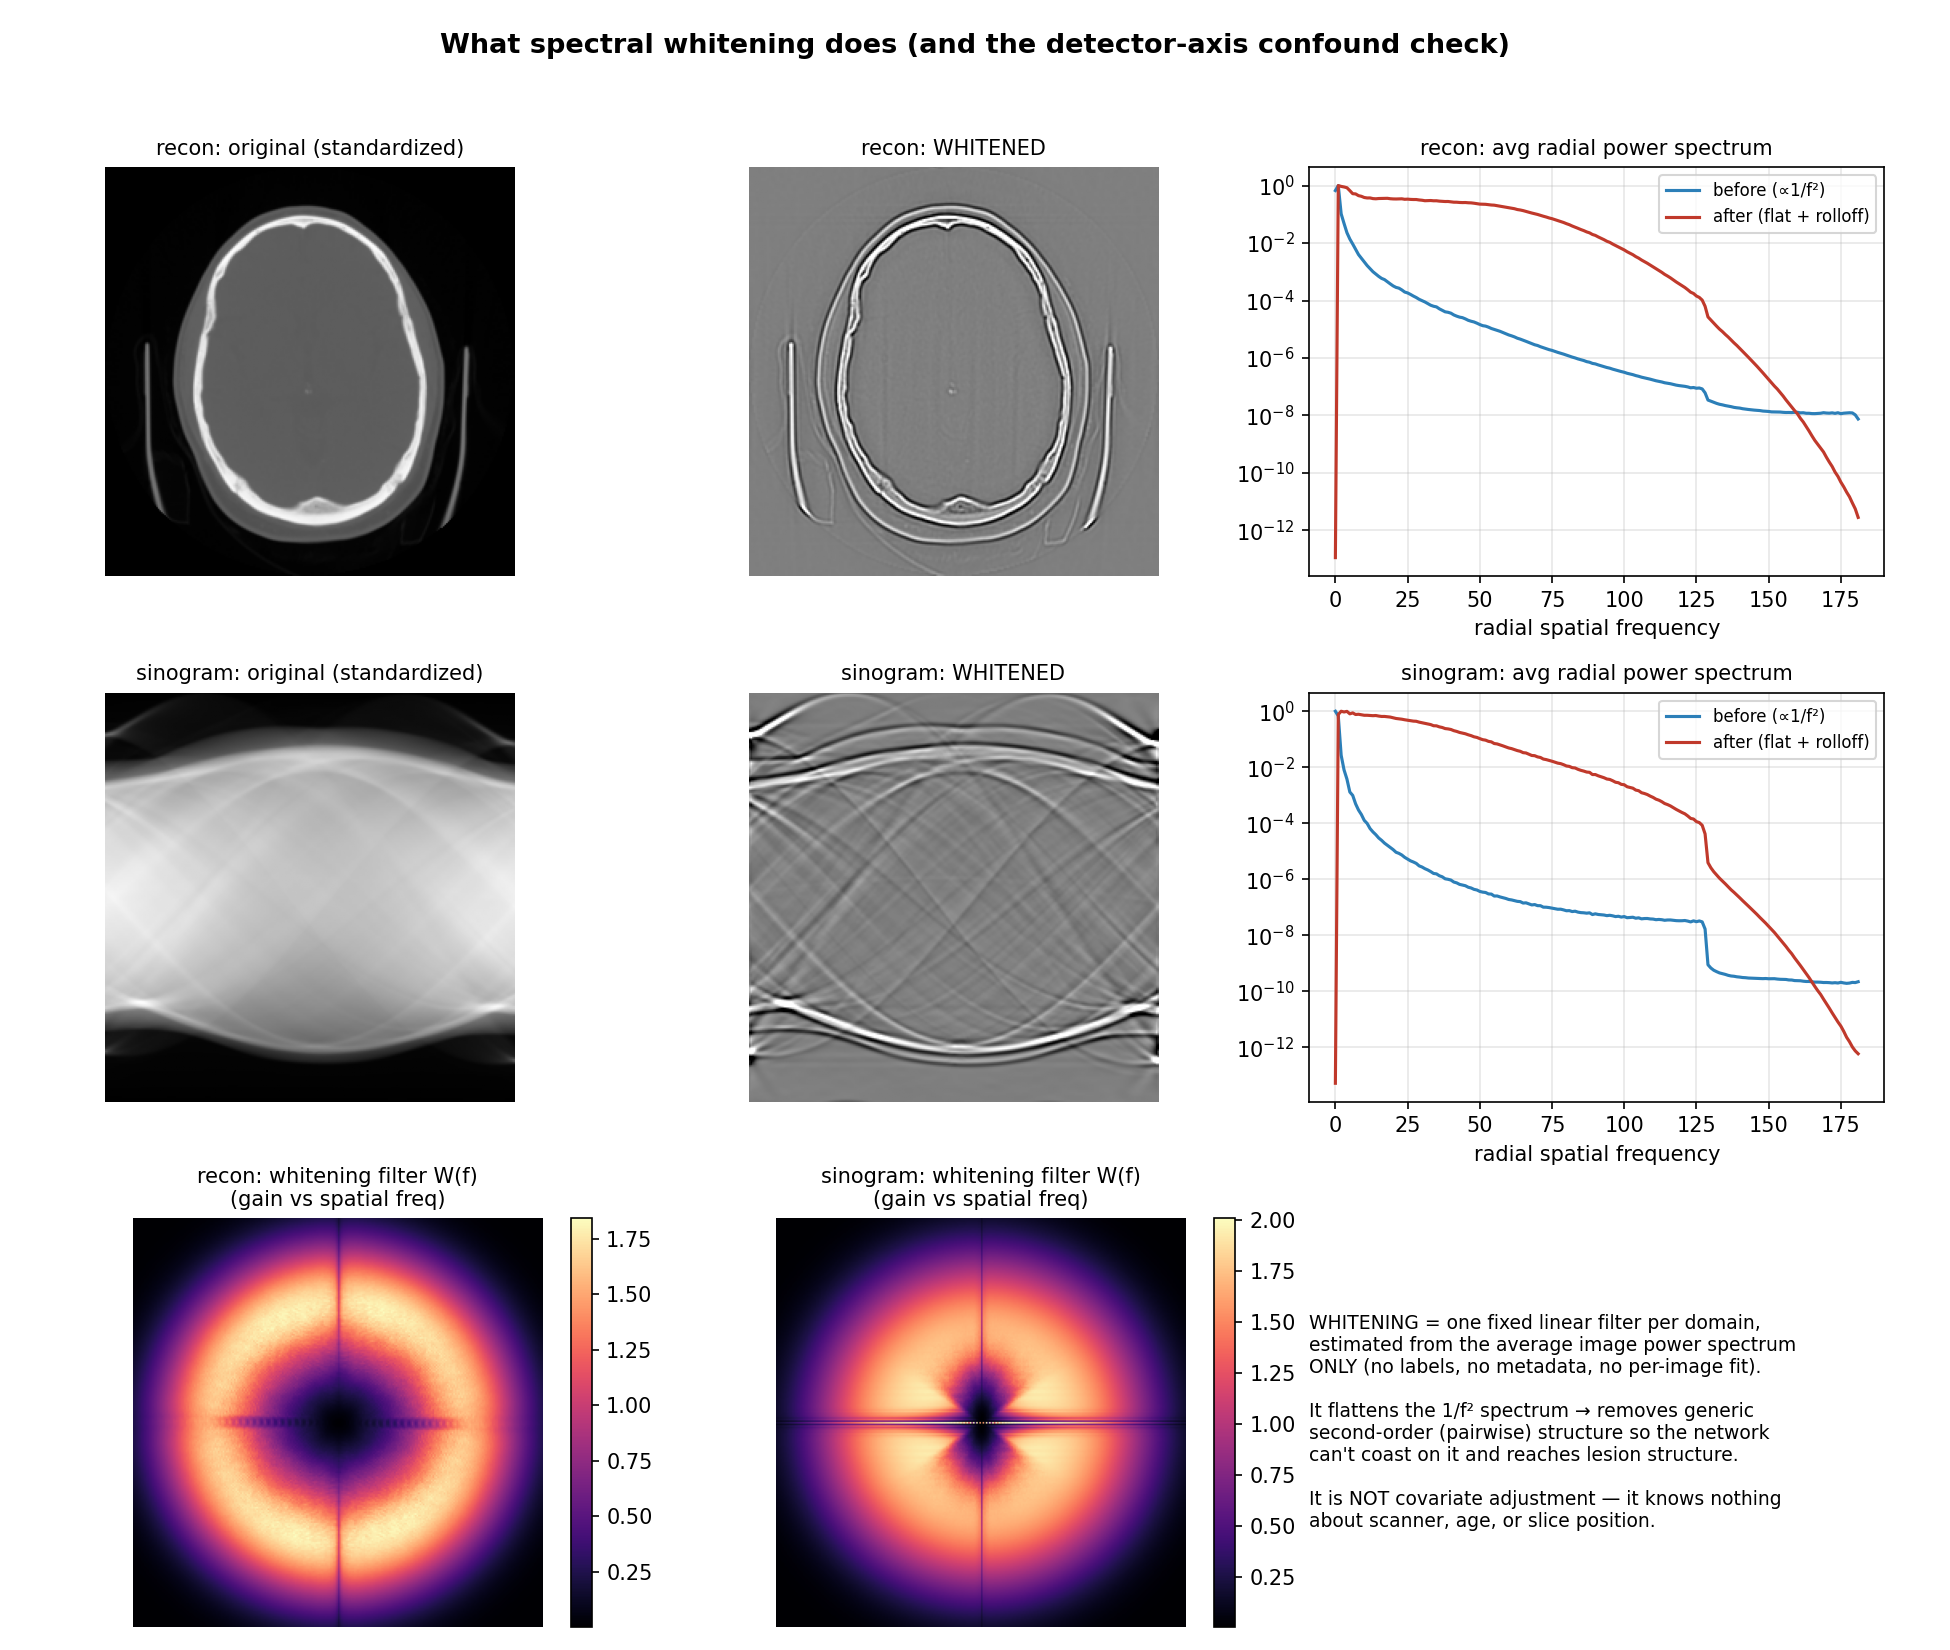

The Python source for this figure:
#!/usr/bin/env python3
"""whitening_explain.py — show exactly what the spectral whitening does, and check
whether the anisotropic filter (not the network) could be responsible for the
detector-axis kernel result.

Panels: original vs whitened example slice (recon + sinogram); radial power
spectrum before/after (whitening flattens it); the filters themselves. Prints the
detector:angle energy ratio of the FILTER vs of the learned KERNELS — if the
kernels are more detector-oriented than the filter, that orientation is LEARNED,
not imposed by whitening.
"""
import numpy as np
import torch
import matplotlib
matplotlib.use("Agg")
import matplotlib.pyplot as plt

import twin_common as tc
import analyze_kernels as ak

EXP = "k200_N0"
CACHE = "/mnt/mlcache/subset200k"


def load_filter(dom):
    return np.load(f"{EXP}/{dom}/whiten.npy")           # unshifted freq response (real)


def whiten_img(x, Wf):
    xw = np.real(np.fft.ifft2(np.fft.fft2(x) * Wf))
    return (xw - xw.mean()) / (xw.std() + 1e-6)


def radial_profile(P2d):
    n = P2d.shape[0]; c = n // 2
    y, x = np.indices(P2d.shape)
    r = np.hypot(x - c, y - c).astype(int)
    tot = np.bincount(r.ravel(), P2d.ravel())
    cnt = np.bincount(r.ravel())
    return tot / np.maximum(cnt, 1)


def avg_power(dom, ids, mean, std, Wf=None, n=150):
    acc = None
    for s in ids[:n]:
        arr = np.load(f"{CACHE}/{dom}/{s}.npy").astype(np.float32)
        x = (arr - mean) / std
        if Wf is not None:
            x = whiten_img(x, Wf)
        p = np.abs(np.fft.fft2(x)) ** 2
        acc = p if acc is None else acc + p
    return np.fft.fftshift(acc / min(n, len(ids)))


def det_angle_ratio_of_filter(Wf):
    """Energy of the filter's frequency response weighted by detector-freq (|fy|)
    vs angle-freq (|fx|). >1 = amplifies detector axis more; ~1 = isotropic."""
    n = Wf.shape[0]
    fy = np.fft.fftfreq(n)[:, None]
    fx = np.fft.fftfreq(n)[None, :]
    P = Wf ** 2
    return float((P * np.abs(fy)).sum() / (P * np.abs(fx)).sum())


def kernel_det_ratio(dom):
    ck = torch.load(f"{EXP}/{dom}/best.pt", map_location="cpu", weights_only=False)
    rows = ak.describe(ck["conv1"][:, 0])
    return float(np.mean([r["det_ratio"] for r in rows]))


def main():
    tc.CACHE = CACHE                     # read labels/stats from the 200k cache
    labels = tc.load_labels()
    ids = sorted(labels)
    ex = ids[0]

    fig, ax = plt.subplots(3, 3, figsize=(13, 11))
    print("detector:angle energy ratio  (>1 = detector-axis oriented)")
    print(f"{'domain':10s} {'WHITEN FILTER':>14s} {'LEARNED KERNELS':>16s}")

    for row, dom in enumerate(["recon", "sinogram"]):
        mean, std = tc.domain_stats(dom, ids, n=300)
        Wf = load_filter(dom)
        arr = np.load(f"{CACHE}/{dom}/{ex}.npy").astype(np.float32)
        x = (arr - mean) / std
        xw = whiten_img(x, Wf)

        vlim = np.percentile(np.abs(xw), 99)
        ax[row, 0].imshow(x, cmap="gray"); ax[row, 0].set_title(
            f"{dom}: original (standardized)", fontsize=10); ax[row, 0].axis("off")
        ax[row, 1].imshow(xw, cmap="gray", vmin=-vlim, vmax=vlim)
        ax[row, 1].set_title(f"{dom}: WHITENED", fontsize=10); ax[row, 1].axis("off")

        Pbefore = avg_power(dom, ids, mean, std, None)
        Pafter = avg_power(dom, ids, mean, std, Wf)
        rb, ra = radial_profile(Pbefore), radial_profile(Pafter)
        axp = ax[row, 2]
        axp.semilogy(rb / rb.max(), color="#2c7fb8", label="before (∝1/f²)")
        axp.semilogy(ra / ra.max(), color="#c0392b", label="after (flat + rolloff)")
        axp.set_title(f"{dom}: avg radial power spectrum", fontsize=10)
        axp.set_xlabel("radial spatial frequency"); axp.legend(fontsize=8)
        axp.grid(alpha=0.3)

        fr = det_angle_ratio_of_filter(Wf)
        kr = kernel_det_ratio(dom)
        print(f"{dom:10s} {fr:14.3f} {kr:16.3f}")

    # bottom row: the two filters (fftshifted) + summary text
    for col, dom in enumerate(["recon", "sinogram"]):
        Wf = np.fft.fftshift(load_filter(dom))
        im = ax[2, col].imshow(Wf, cmap="magma")
        ax[2, col].set_title(f"{dom}: whitening filter W(f)\n(gain vs spatial freq)",
                             fontsize=10)
        ax[2, col].axis("off")
        plt.colorbar(im, ax=ax[2, col], fraction=0.046)
    ax[2, 2].axis("off")
    ax[2, 2].text(0.0, 0.5,
                  "WHITENING = one fixed linear filter per domain,\n"
                  "estimated from the average image power spectrum\n"
                  "ONLY (no labels, no metadata, no per-image fit).\n\n"
                  "It flattens the 1/f² spectrum → removes generic\n"
                  "second-order (pairwise) structure so the network\n"
                  "can't coast on it and reaches lesion structure.\n\n"
                  "It is NOT covariate adjustment — it knows nothing\n"
                  "about scanner, age, or slice position.",
                  fontsize=9, va="center")

    fig.suptitle("What spectral whitening does (and the detector-axis confound check)",
                 fontsize=13, weight="bold")
    fig.tight_layout(rect=[0, 0, 1, 0.96])
    fig.savefig("whitening_explain.png", dpi=150)
    print("\nwrote whitening_explain.png")


if __name__ == "__main__":
    main()
